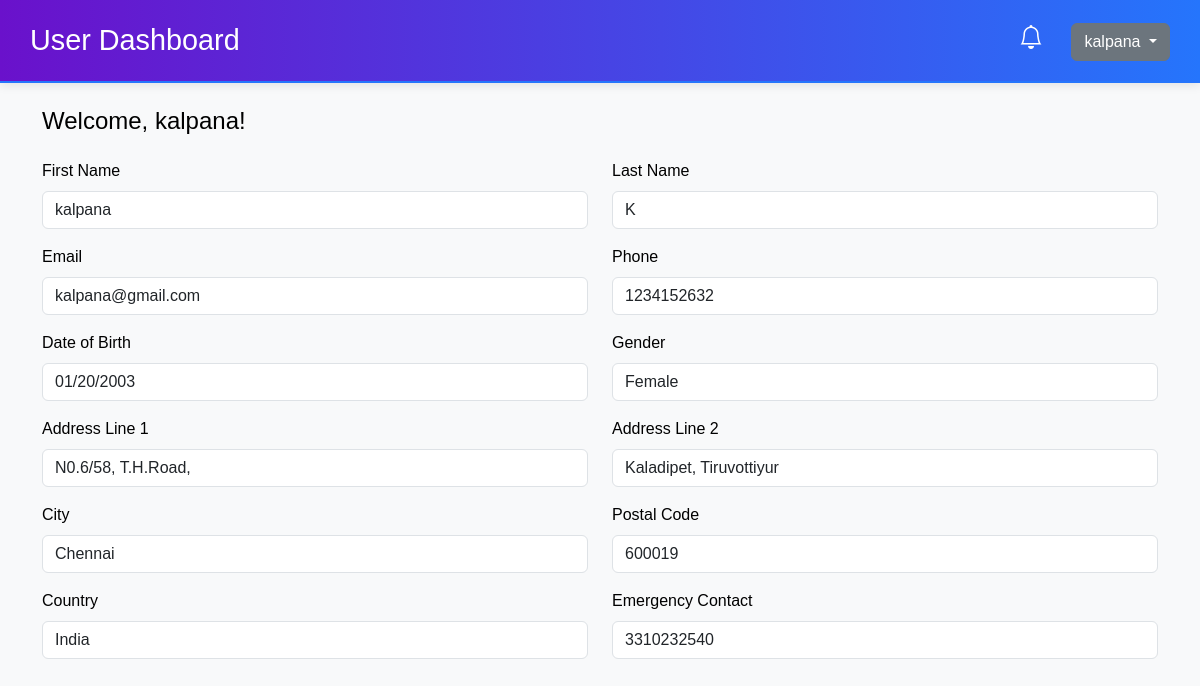
The page /user.php (signed in) on the database its author committed.
### tables this page shows
CREATE TABLE `users` (
  `id` int(11) NOT NULL,
  `first_name` varchar(50) NOT NULL,
  `last_name` varchar(50) NOT NULL,
  `initial` varchar(5) DEFAULT NULL,
  `dob` date NOT NULL,
  `email` varchar(100) NOT NULL,
  `phone` varchar(15) NOT NULL,
  `gender` enum('Male','Female','Other') NOT NULL,
  `blood_group` varchar(10) DEFAULT NULL,
  `address_line1` varchar(100) NOT NULL,
  `address_line2` varchar(100) NOT NULL,
  `city` varchar(50) NOT NULL,
  `postal_code` varchar(10) NOT NULL,
  `state` varchar(50) NOT NULL,
  `country` varchar(50) NOT NULL,
  `emergency_contact` varchar(15) NOT NULL,
  `password` varchar(255) NOT NULL
);

### user.php (the view, shortened to what this page needs)
<?php
include 'db.php';
$stmt = $conn->prepare("SELECT * FROM users WHERE email = ?");
$stmt->bind_param("s", $_SESSION['email']);
$stmt->execute();
$user = $stmt->get_result()->fetch_assoc();
?>
<!DOCTYPE html>
<html lang="en">
<head>
    <link href="https://cdn.jsdelivr.net/npm/bootstrap@5.3.0-alpha1/dist/css/bootstrap.min.css" rel="stylesheet">
    <link href="https://cdn.jsdelivr.net/npm/bootstrap-icons/font/bootstrap-icons.css" rel="stylesheet">
</head>
<body>
    <div class="header">
        <h1>User Dashboard</h1>
        <div>
            <i class="bi bi-bell fs-4 me-4"></i>
            <div class="dropdown d-inline">
                <button class="btn btn-secondary dropdown-toggle" type="button" data-bs-toggle="dropdown" aria-expanded="false">
                    <?php echo htmlspecialchars($user['first_name']); ?>
                </button>
            </div>
        </div>
    </div>
    <div class="container">
        <div class="welcome-container">Welcome, <?php echo htmlspecialchars($user['first_name']); ?>!</div>
            <div class="row">
                <div class="col-md-6 mb-3">
                    <label for="first_name" class="form-label">First Name</label>
                    <input type="text" class="form-control" id="first_name" name="first_name" value="<?php echo htmlspecialchars($user['first_name']); ?>" readonly>
                </div>
                <div class="col-md-6 mb-3">
                    <label for="last_name" class="form-label">Last Name</label>
                    <input type="text" class="form-control" id="last_name" name="last_name" value="<?php echo htmlspecialchars($user['last_name']); ?>" readonly>
                </div>
            </div>
            <div class="row">
                <div class="col-md-6 mb-3">
                    <label for="email" class="form-label">Email</label>
                    <input type="email" class="form-control" id="email" name="email" value="<?php echo htmlspecialchars($user['email']); ?>" readonly>
                </div>
                <div class="col-md-6 mb-3">
                    <label for="phone" class="form-label">Phone</label>
                    <input type="text" class="form-control" id="phone" name="phone" value="<?php echo htmlspecialchars($user['phone']); ?>" readonly>
                </div>
            </div>
            <div class="row">
                <div class="col-md-6 mb-3">
                    <label for="dob" class="form-label">Date of Birth</label>
                    <input type="date" class="form-control" id="dob" name="dob" value="<?php echo htmlspecialchars($user['dob']); ?>" readonly>
                </div>
                <div class="col-md-6 mb-3">
                    <label for="gender" class="form-label">Gender</label>
                    <input type="text" class="form-control" id="gender" name="gender" value="<?php echo htmlspecialchars($user['gender']); ?>" readonly>
                </div>
            </div>
            <div class="row">
                <div class="col-md-6 mb-3">
                    <label for="address_line1" class="form-label">Address Line 1</label>
                    <input type="text" class="form-control" id="address_line1" name="address_line1" value="<?php echo htmlspecialchars($user['address_line1']); ?>" readonly>
                </div>
                <div class="col-md-6 mb-3">
                    <label for="address_line2" class="form-label">Address Line 2</label>
                    <input type="text" class="form-control" id="address_line2" name="address_line2" value="<?php echo htmlspecialchars($user['address_line2']); ?>" readonly>
                </div>
            </div>
            <div class="row">
                <div class="col-md-6 mb-3">
                    <label for="city" class="form-label">City</label>
                    <input type="text" class="form-control" id="city" name="city" value="<?php echo htmlspecialchars($user['city']); ?>" readonly>
                </div>
                <div class="col-md-6 mb-3">
                    <label for="postal_code" class="form-label">Postal Code</label>
                    <input type="text" class="form-control" id="postal_code" name="postal_code" value="<?php echo htmlspecialchars($user['postal_code']); ?>" readonly>
                </div>
            </div>
            <div class="row">
            <div class="col-md-6 mb-3">
                <label for="country" class="form-label">Country</label>
                <input type="text" class="form-control" id="country" name="country" value="<?php echo htmlspecialchars($user['country']); ?>" readonly>
            </div>
            <div class="col-md-6 mb-3">
                <label for="emergency_contact" class="form-label">Emergency Contact</label>
                <input type="text" class="form-control" id="emergency_contact" name="emergency_contact" value="<?php echo htmlspecialchars($user['emergency_contact']); ?>" readonly>
            </div>
    </div>
    </div>
</body>
</html>

### user.php (style rules this page uses)
body { background: #f8f9fa; color: black; font-family: Arial, sans-serif; }
.header { background: linear-gradient(90deg, #6a11cb, #2575fc); color: #fff; padding: 20px 30px; display: flex; justify-content: space-between; align-items: center; box-shadow: 0 2px 10px rgba(0, 0, 0, 0.1); border-bottom: 2px solid #2575fc; }
.header h1 { margin: 0; font-size: 1.8rem; }
.container { margin-top: 20px; }
.welcome-container { font-size: 1.5rem; text-align: left; margin-bottom: 20px; }

### rows shown on the page
users: first_name "kalpana", last_name "K", email "kalpana@gmail.com", phone "1234152632", dob "01/20/2003", gender "Female", address_line1 "N0.6/58, T.H.Road,", address_line2 "Kaladipet, Tiruvottiyur", city "Chennai", postal_code "600019", country "India", emergency_contact "3310232540"
